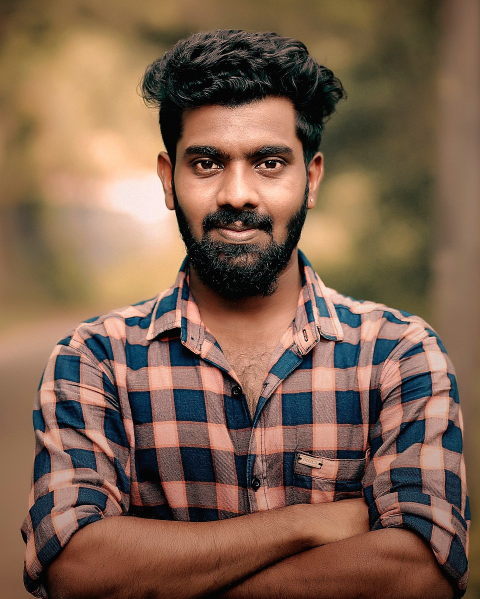
#> input picture asset/man.jpg, 960 x 1198 px (shown at 1/2 size)
$ python photoeditor.py
#> lines starting #> are read from the running program, lines starting #| are printed output that depends on the picture
from PIL import Image, ImageOps

size = (100, 150)

with Image.open("asset/man.jpg") as im:
#> im is the input picture: PIL image 960x1198 RGB; mean R, G, B 126.9, 98, 78.8
  """
  Function to reduce the size of an image to a specified size."""
  ImageOps.cover(im, size).save("asset/man_resize.jpg")
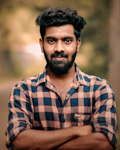
#> saved as man_resize.jpg: PIL image 120x150 RGB; mean R, G, B 126.9, 98, 78.8
